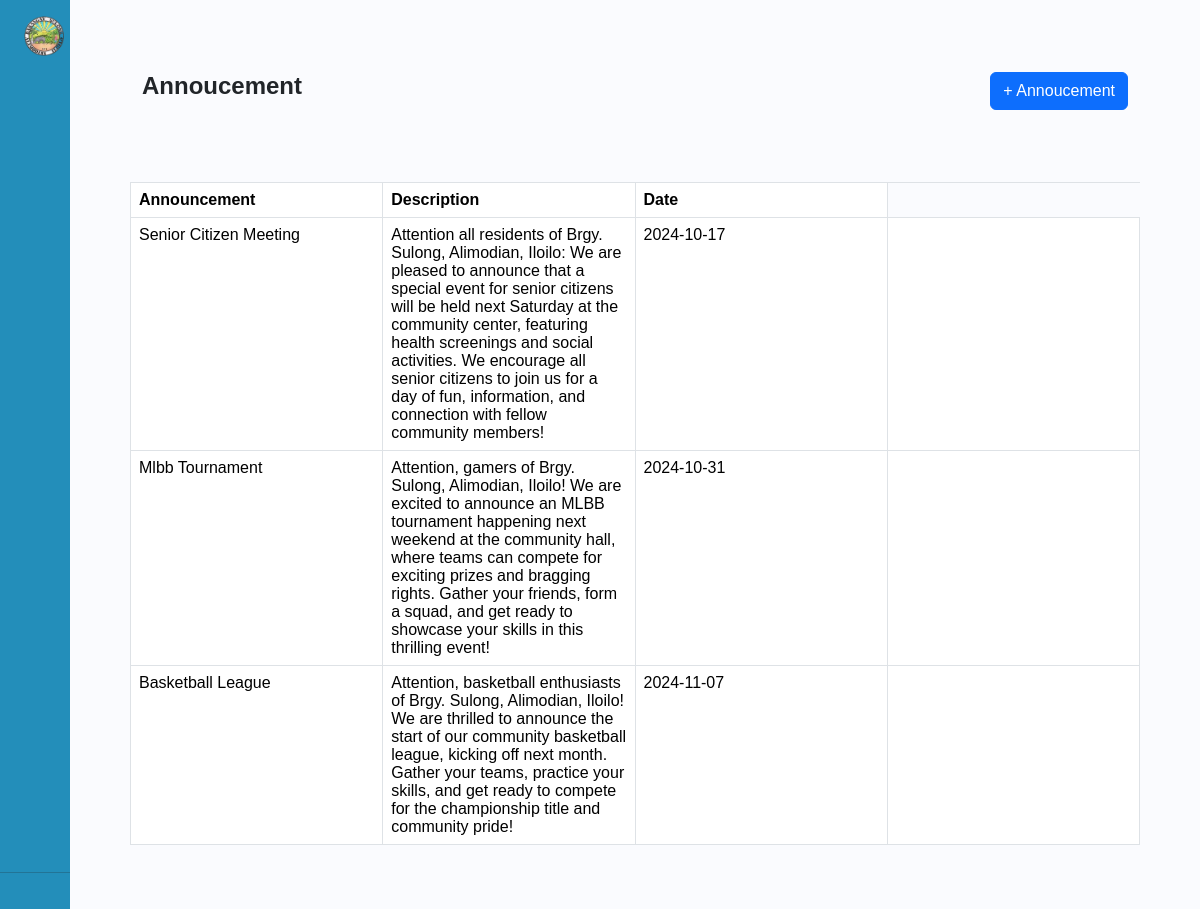
Screenshot of /announcement.php (signed in) with the database file from the repository.
### tables this page shows
CREATE TABLE `announcement` (
  `id` int(11) NOT NULL AUTO_INCREMENT,
  `Photo` varchar(255) DEFAULT NULL,
  `Announcement` text NOT NULL,
  `Description` text DEFAULT NULL,
  `Date` date DEFAULT NULL,
  PRIMARY KEY (`id`)
);

### announcement.php (the view, shortened to what this page needs)
<?php
include('includes_admin/footer.php');
require_once("session.php");
?>
<!DOCTYPE html>
<html lang="en">
<head>
    <link href="https://cdn.lineicons.com/4.0/lineicons.css" rel="stylesheet" />
    <link href="https://cdn.jsdelivr.net/npm/bootstrap@5.3.3/dist/css/bootstrap.min.css" rel="stylesheet">
    <link rel="stylesheet" href="includes_admin/stylebar.css">
</head>
<body>
    <div class="wrapper">
        <aside id="sidebar">
            <div class="d-flex">
                <button class="toggle-btn" type="button">
                    <img class="headerlogo " src="/Logo/headerlogo.png" alt="Alimodian">
                </button>
            </div>
            <ul class="sidebar-nav">
                <li class="sidebar-item">
                    <a href="dashboard.php" class="sidebar-link">
                    </a>
                </li>
                <li class="sidebar-item">
                    <a href="#" class="sidebar-link collapsed has-dropdown" data-bs-toggle="collapse"
                        data-bs-target="#brgy" aria-expanded="false" aria-controls="brgy">
                    </a>
                </li>
                <li class="sidebar-item">
                    <a href="#" class="sidebar-link collapsed has-dropdown" data-bs-toggle="collapse"
                        data-bs-target="#record" aria-expanded="false" aria-controls="record">
                    </a>
                </li>
                <li class="sidebar-item">
                    <a href="#" class="sidebar-link collapsed has-dropdown" data-bs-toggle="collapse"
                        data-bs-target="#docs" aria-expanded="false" aria-controls="docs">
                    </a>
                </li>
                <li class="sidebar-item">
                    <a href="#" class="sidebar-link collapsed has-dropdown" data-bs-toggle="collapse"
                        data-bs-target="#updates" aria-expanded="false" aria-controls="updates">
                    </a>
                </li>
                <li class="sidebar-item">
                    <a href="#" class="sidebar-link collapsed has-dropdown" data-bs-toggle="collapse"
                        data-bs-target="#services" aria-expanded="false" aria-controls="services">
                    </a>
                </li>
                <li class="sidebar-item">
                    <a href="dashboardbackup.php" class="sidebar-link">
                    </a>
                </li>
            </ul>
            <div class="sidebar-footer">
                <a href="userprofile.php" class="sidebar-link">
                </a>
            </div>
            <hr>
            <div class="sidebar-footer">
                <a href="logout_admin.php" class="sidebar-link">
                </a>
            </div>
        </aside>
        <div class="main p-5">
            <div class="d-flex justify-content-between p-4">
                <h1>Annoucement</h1>
                <a href="#" class=" btn btn-primary text-center" data-toggle="modal" data-target="#addannouncement">+ Annoucement</a>
            </div>
            <div class="container  mt-5 ">
                <table id="brgyannouncement" class="table   table-bordered col-12">
                    <thead>
                        <tr>
                            <th class="col-3 " scope="col">Announcement</th>
                            <th class="col-3 " scope="col">Description</th>
                            <th class="col-3 " scope="col">Date</th>
                        </tr>
                    </thead>
                    <tbody>
                        <?php
                        $sql = "SELECT * FROM announcement";
                        $query = $dbh->prepare($sql);
                        $query->execute();
                        $results = $query->fetchAll(PDO::FETCH_OBJ);
                        if ($query->rowCount() > 0) {
                            foreach ($results as $result) {
                        ?>
                                <tr>
                                    <td><?php echo htmlentities($result->Announcement); ?></td>
                                    <td><?php echo htmlentities($result->Description); ?></td>
                                    <td><?php echo htmlentities($result->Date); ?></td>
                                    <td>
                                        <a href="announcement.php?del=<?php echo htmlentities($result->id); ?>"><i class="lni lni-trash-can p-2" onclick="return confirm('Do you really want to delete?')"></i></a>
                                        <a href="updateannouncement.php?id=<?php echo htmlentities($result->id); ?>"><i class="lni lni-pencil p-2"></i></a>
                                    </td>
                                </tr>
                        <?php
                            }
                        }
                        ?>
                    </tbody>
                </table>
            </div>
        </div>
</body>
</html>

### includes_admin/stylebar.css (style rules this page uses)
a { text-decoration: none; }
li { list-style: none; }
h1 { font-weight: 600; font-size: 1.5rem; }
body { font-family: 'Poppins', sans-serif; }
.wrapper { display: flex; }
.main { min-height: 100vh; width: 100%; overflow: hidden; transition: all 0.35s ease-in-out; background-color: #fafbfe; }
.headerlogo { width: 40px; min-width: 40px; z-index: 1000; transition: all .25s ease-in-out; background-color: #238EBA; display: flex; flex-direction: column; }
#sidebar { width: 70px; min-width: 70px; z-index: 1000; transition: all .25s ease-in-out; background-color: #238EBA; display: flex; flex-direction: column; }
.toggle-btn { background-color: transparent; cursor: pointer; border: 0; padding: 1rem 1.5rem; }
.sidebar-nav { padding: 2rem 0; flex: 1 1 auto; }
a.sidebar-link { padding: .625rem 1.625rem; color: #FFF; display: block; font-size: 0.9rem; white-space: nowrap; border-left: 3px solid transparent; }
.sidebar-item { position: relative; }

### rows the page displays
announcement: Announcement "Senior Citizen Meeting", Description "Attention all residents of Brgy. Sulong, Alimodian, Iloilo: We are pleased to announce that a special event for senior citizens will be held next Saturday at the community center, featuring health screenings and social activities. We encourage all senior citizens to join us for a day of fun, information, and connection with fellow community members!", Date "2024-10-17"
announcement: Announcement "Mlbb Tournament", Description "Attention, gamers of Brgy. Sulong, Alimodian, Iloilo! We are excited to announce an MLBB tournament happening next weekend at the community hall, where teams can compete for exciting prizes and bragging rights. Gather your friends, form a squad, and get ready to showcase your skills in this thrilling event!", Date "2024-10-31"
announcement: Announcement "Basketball League", Description "Attention, basketball enthusiasts of Brgy. Sulong, Alimodian, Iloilo! We are thrilled to announce the start of our community basketball league, kicking off next month. Gather your teams, practice your skills, and get ready to compete for the championship title and community pride!", Date "2024-11-07"
